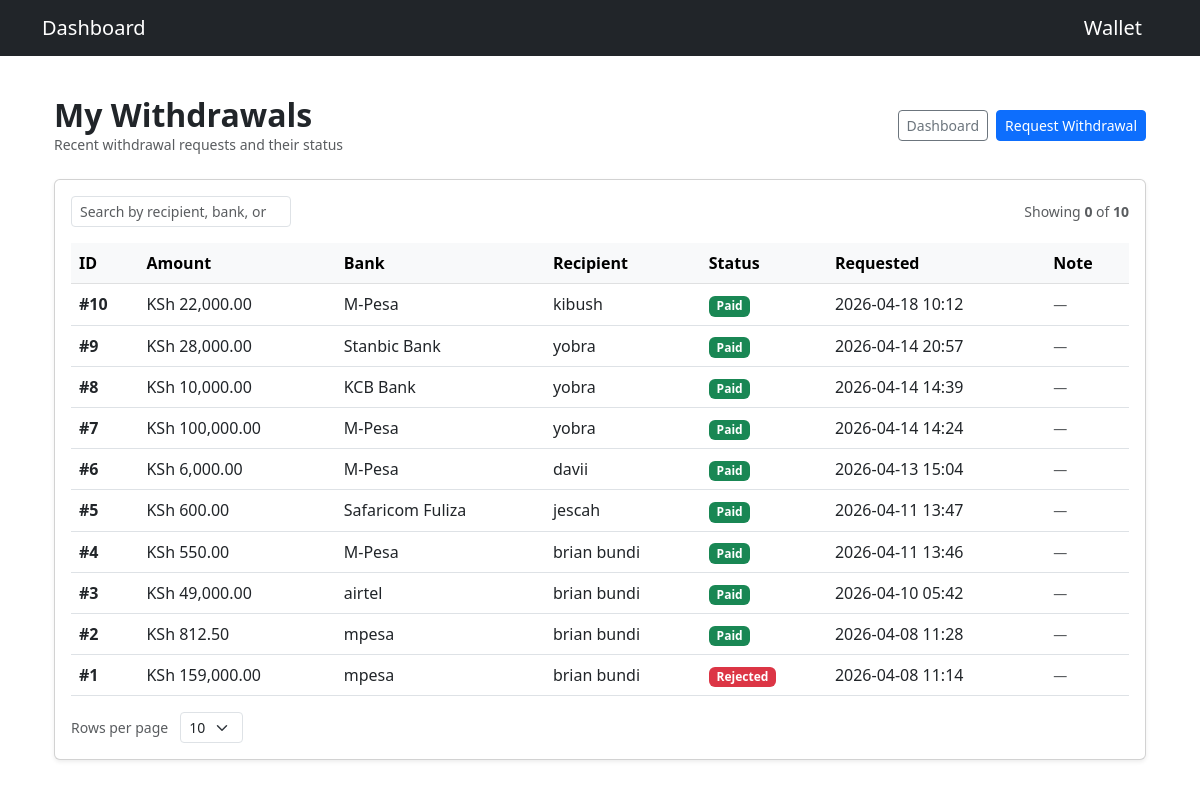
/withdraw-history, run on the app's committed database.
### models.py (models this page shows)
class Withdrawal(db.Model):
    __tablename__ = "withdrawals"
    id = db.Column(db.Integer, primary_key=True)
    user_id = db.Column(db.Integer, db.ForeignKey("user.id"), nullable=False)
    account_number = db.Column(db.String(100), nullable=False)
    recipient_name = db.Column(db.String(100), nullable=False)
    bank_name = db.Column(db.String(100), nullable=False)
    amount = db.Column(db.Float, nullable=False)
    status = db.Column(db.String(50), default="Pending", nullable=False)
    note = db.Column(db.String(255), nullable=True)
    created_at = db.Column(db.DateTime, default=db.func.now(), nullable=False)
    user = db.relationship("User", back_populates="withdrawals")

### app.py (the view)
@app.route("/withdraw-history")
def withdraw_history():
    withdrawals = Withdrawal.query.order_by(Withdrawal.created_at.desc()).all()
    return render_template("withdraw_history.html", withdrawals=withdrawals)

### app.py (called while the page is built)
@app.before_request
def restrict_admin_pages():
    if request.path.startswith("/admin"):
        if not current_user.is_authenticated:
            return redirect(url_for("login"))
        if not getattr(current_user, "is_admin", False):
            return "Unauthorized", 403

### templates/withdraw_history.html (shortened to what this page needs)
{% extends "base.html" %}
{% block content %}
<div class="container-fluid py-3">
  <div class="d-flex flex-wrap align-items-center justify-content-between mb-4">
    <div>
      <h2 class="fw-bold mb-0">My Withdrawals</h2>
      <div class="small text-muted">Recent withdrawal requests and their status</div>
    </div>
    <div class="d-flex gap-2 mt-2 mt-md-0">
      <a href="{{ transactions_url or url_for('dashboard') }}" class="btn btn-outline-secondary btn-sm">
         Dashboard
      </a>
      <a href="{{ url_for('withdraw') }}" class="btn btn-primary btn-sm">
         Request Withdrawal
      </a>
    </div>
  </div>
  <div class="card shadow-sm">
    <div class="card-body p-3">
      <div class="row g-2 align-items-center mb-3">
        <div class="col-12 col-md-auto">
          <input id="searchInput" type="search" class="form-control form-control-sm"
                 placeholder="Search by recipient, bank, or ID">
        </div>
        <div class="col text-end small text-muted">
          Showing <strong id="visibleCount">0</strong> of <strong>{{ (withdrawals|length) if withdrawals is defined else 0 }}</strong>
        </div>
      </div>
      <div class="table-responsive d-none d-md-block">
        <table id="withdrawalsTable" class="table table-hover align-middle mb-0">
          <thead class="table-light">
            <tr>
              <th>ID</th>
              <th>Amount</th>
              <th>Bank</th>
              <th>Recipient</th>
              <th>Status</th>
              <th>Requested</th>
              <th>Note</th>
            </tr>
          </thead>
          <tbody>
            {% if withdrawals is not defined or withdrawals|length == 0 %}
              <tr>
                <td colspan="7" class="text-center py-4 text-muted">You have no withdrawal requests yet.</td>
              </tr>
            {% else %}
              {% for w in withdrawals %}
                <tr data-search="{{ (w.recipient_name or '') ~ ' ' ~ (w.bank_name or '') ~ ' ' ~ (w.id or '') }}">
                  <td class="fw-bold">#{{ w.id }}</td>
                  <td>KSh {{ '{:,.2f}'.format((w.amount|default(0))|float) }}</td>
                  <td>{{ w.bank_name or '-' }}</td>
                  <td>{{ w.recipient_name or '-' }}</td>
                  <td>
                    {% set s = (w.status or '')|string %}
                    {% if s|lower == 'paid' %}
                      <span class="badge bg-success">Paid</span>
                    {% elif s|lower == 'pending' %}
                      <span class="badge bg-warning text-dark">Pending</span>
                    {% elif s|lower == 'rejected' %}
                      <span class="badge bg-danger">Rejected</span>
                    {% else %}
                      <span class="badge bg-secondary">{{ w.status }}</span>
                    {% endif %}
                  </td>
                  <td>
                    {% if w.created_at is string %}
                      {{ w.created_at }}
                    {% elif w.created_at %}
                      {{ w.created_at.strftime('%Y-%m-%d %H:%M') }}
                    {% else %}
                      -
                    {% endif %}
                  </td>
                  <td>
                    {% if w.note %}
                      <div class="small text-truncate" style="max-width:200px;" title="{{ w.note }}">{{ w.note }}</div>
                    {% else %}
                      <span class="text-muted small">—</span>
                    {% endif %}
                  </td>
                </tr>
              {% endfor %}
            {% endif %}
          </tbody>
        </table>
      </div>
      <div class="d-flex justify-content-between align-items-center mt-3">
        <div>
          <label class="small text-muted me-2">Rows per page</label>
          <select id="rowsPerPage" class="form-select form-select-sm d-inline-block" style="width:auto;">
            <option value="10" selected>10</option>
          </select>
        </div>
      </div>
    </div>
  </div>
</div>
{% endblock %}

### data on the page
Withdrawal: id "10", amount "22,000.00", bank_name "M-Pesa", recipient_name "kibush", status "Paid", created_at "2026-04-18 10:12"
Withdrawal: id "9", amount "28,000.00", bank_name "Stanbic Bank", recipient_name "yobra", status "Paid", created_at "2026-04-14 20:57"
Withdrawal: id "8", amount "10,000.00", bank_name "KCB Bank", recipient_name "yobra", status "Paid", created_at "2026-04-14 14:39"
Withdrawal: id "7", amount "100,000.00", bank_name "M-Pesa", recipient_name "yobra", status "Paid", created_at "2026-04-14 14:24"
Withdrawal: id "6", amount "6,000.00", bank_name "M-Pesa", recipient_name "davii", status "Paid", created_at "2026-04-13 15:04"
Withdrawal: id "5", amount "600.00", bank_name "Safaricom Fuliza", recipient_name "jescah", status "Paid", created_at "2026-04-11 13:47"
Withdrawal: id "4", amount "550.00", bank_name "M-Pesa", recipient_name "brian bundi", status "Paid", created_at "2026-04-11 13:46"
Withdrawal: id "3", amount "49,000.00", bank_name "airtel", recipient_name "brian bundi", status "Paid", created_at "2026-04-10 05:42"
Withdrawal: id "2", amount "812.50", bank_name "mpesa", recipient_name "brian bundi", status "Paid", created_at "2026-04-08 11:28"
Withdrawal: id "1", amount "159,000.00", bank_name "mpesa", recipient_name "brian bundi", status "Rejected", created_at "2026-04-08 11:14"

### other printed values
{{ (withdrawals|length) if withdrawals is defined else 0 }} "10"
